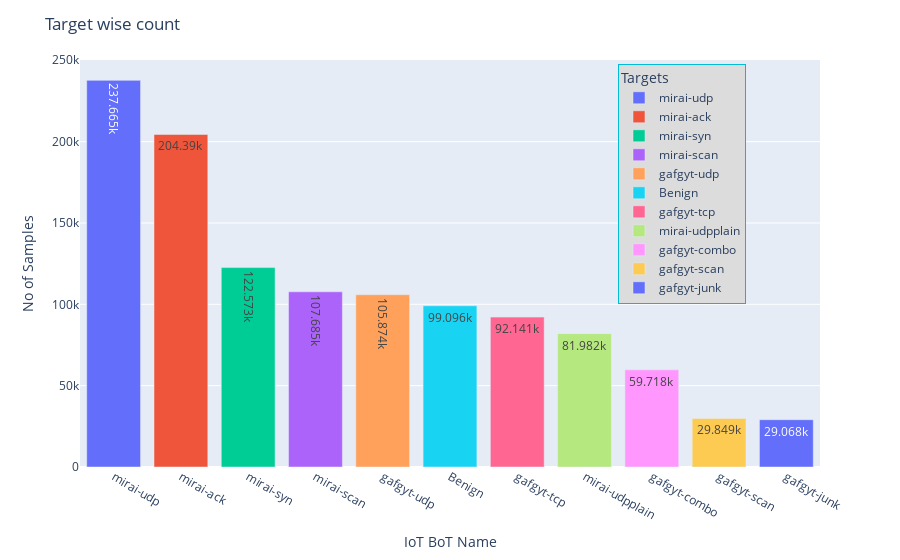

The notebook cell this image was saved under:
### Code cell
legend_position_dict = dict(bgcolor="#dcdcdc", borderwidth=1, bordercolor="#00BCD4", orientation='v',
                            yanchor="top", y=0.99, xanchor="right", x=0.9, title="Targets")
display_bar_chart(target_counts, target_counts.index, target_counts.values, 
                  "Target wise count", "IoT BoT Name", "No of Samples", 
                  legend_position_dict=legend_position_dict)

### Figure 1 — Plotly figure (JSON) as saved in the notebook; plotly's stock layout.template omitted (floating-point values rounded to 4 significant figures)
{"data": [{"alignmentgroup": "True", "hovertemplate": "target=%{x}<br>y=%{y}<extra></extra>", "legendgroup": "mirai-udp", "marker": {"color": "#636efa", "pattern": {"shape": ""}}, "name": "mirai-udp", "offsetgroup": "mirai-udp", "orientation": "v", "showlegend": true, "textposition": "auto", "texttemplate": "%{y}", "type": "bar", "x": ["mirai-udp"], "xaxis": "x", "y": [237665], "yaxis": "y"}, {"alignmentgroup": "True", "hovertemplate": "target=%{x}<br>y=%{y}<extra></extra>", "legendgroup": "mirai-ack", "marker": {"color": "#EF553B", "pattern": {"shape": ""}}, "name": "mirai-ack", "offsetgroup": "mirai-ack", "orientation": "v", "showlegend": true, "textposition": "auto", "texttemplate": "%{y}", "type": "bar", "x": ["mirai-ack"], "xaxis": "x", "y": [204390], "yaxis": "y"}, {"alignmentgroup": "True", "hovertemplate": "target=%{x}<br>y=%{y}<extra></extra>", "legendgroup": "mirai-syn", "marker": {"color": "#00cc96", "pattern": {"shape": ""}}, "name": "mirai-syn", "offsetgroup": "mirai-syn", "orientation": "v", "showlegend": true, "textposition": "auto", "texttemplate": "%{y}", "type": "bar", "x": ["mirai-syn"], "xaxis": "x", "y": [122573], "yaxis": "y"}, {"alignmentgroup": "True", "hovertemplate": "target=%{x}<br>y=%{y}<extra></extra>", "legendgroup": "mirai-scan", "marker": {"color": "#ab63fa", "pattern": {"shape": ""}}, "name": "mirai-scan", "offsetgroup": "mirai-scan", "orientation": "v", "showlegend": true, "textposition": "auto", "texttemplate": "%{y}", "type": "bar", "x": ["mirai-scan"], "xaxis": "x", "y": [107685], "yaxis": "y"}, {"alignmentgroup": "True", "hovertemplate": "target=%{x}<br>y=%{y}<extra></extra>", "legendgroup": "gafgyt-udp", "marker": {"color": "#FFA15A", "pattern": {"shape": ""}}, "name": "gafgyt-udp", "offsetgroup": "gafgyt-udp", "orientation": "v", "showlegend": true, "textposition": "auto", "texttemplate": "%{y}", "type": "bar", "x": ["gafgyt-udp"], "xaxis": "x", "y": [105874], "yaxis": "y"}, {"alignmentgroup": "True", "hovertemplate": "target=%{x}<br>y=%{y}<extra></extra>", "legendgroup": "Benign", "marker": {"color": "#19d3f3", "pattern": {"shape": ""}}, "name": "Benign", "offsetgroup": "Benign", "orientation": "v", "showlegend": true, "textposition": "auto", "texttemplate": "%{y}", "type": "bar", "x": ["Benign"], "xaxis": "x", "y": [99096], "yaxis": "y"}, {"alignmentgroup": "True", "hovertemplate": "target=%{x}<br>y=%{y}<extra></extra>", "legendgroup": "gafgyt-tcp", "marker": {"color": "#FF6692", "pattern": {"shape": ""}}, "name": "gafgyt-tcp", "offsetgroup": "gafgyt-tcp", "orientation": "v", "showlegend": true, "textposition": "auto", "texttemplate": "%{y}", "type": "bar", "x": ["gafgyt-tcp"], "xaxis": "x", "y": [92141], "yaxis": "y"}, {"alignmentgroup": "True", "hovertemplate": "target=%{x}<br>y=%{y}<extra></extra>", "legendgroup": "mirai-udpplain", "marker": {"color": "#B6E880", "pattern": {"shape": ""}}, "name": "mirai-udpplain", "offsetgroup": "mirai-udpplain", "orientation": "v", "showlegend": true, "textposition": "auto", "texttemplate": "%{y}", "type": "bar", "x": ["mirai-udpplain"], "xaxis": "x", "y": [81982], "yaxis": "y"}, {"alignmentgroup": "True", "hovertemplate": "target=%{x}<br>y=%{y}<extra></extra>", "legendgroup": "gafgyt-combo", "marker": {"color": "#FF97FF", "pattern": {"shape": ""}}, "name": "gafgyt-combo", "offsetgroup": "gafgyt-combo", "orientation": "v", "showlegend": true, "textposition": "auto", "texttemplate": "%{y}", "type": "bar", "x": ["gafgyt-combo"], "xaxis": "x", "y": [59718], "yaxis": "y"}, {"alignmentgroup": "True", "hovertemplate": "target=%{x}<br>y=%{y}<extra></extra>", "legendgroup": "gafgyt-scan", "marker": {"color": "#FECB52", "pattern": {"shape": ""}}, "name": "gafgyt-scan", "offsetgroup": "gafgyt-scan", "orientation": "v", "showlegend": true, "textposition": "auto", "texttemplate": "%{y}", "type": "bar", "x": ["gafgyt-scan"], "xaxis": "x", "y": [29849], "yaxis": "y"}, {"alignmentgroup": "True", "hovertemplate": "target=%{x}<br>y=%{y}<extra></extra>", "legendgroup": "gafgyt-junk", "marker": {"color": "#636efa", "pattern": {"shape": ""}}, "name": "gafgyt-junk", "offsetgroup": "gafgyt-junk", "orientation": "v", "showlegend": true, "textposition": "auto", "texttemplate": "%{y}", "type": "bar", "x": ["gafgyt-junk"], "xaxis": "x", "y": [29068], "yaxis": "y"}], "layout": {"barmode": "relative", "legend": {"bgcolor": "#dcdcdc", "bordercolor": "#00BCD4", "borderwidth": 1, "orientation": "v", "title": {"text": "Targets"}, "tracegroupgap": 0, "x": 0.9, "xanchor": "right", "y": 0.99, "yanchor": "top"}, "margin": {"t": 60}, "title": {"text": "Target wise count"}, "xaxis": {"anchor": "y", "categoryarray": ["mirai-udp", "mirai-ack", "mirai-syn", "mirai-scan", "gafgyt-udp", "Benign", "gafgyt-tcp", "mirai-udpplain", "gafgyt-combo", "gafgyt-scan", "gafgyt-junk"], "categoryorder": "array", "domain": [0, 1], "title": {"text": "IoT BoT Name"}}, "yaxis": {"anchor": "x", "domain": [0, 1], "title": {"text": "No of Samples"}}}}
